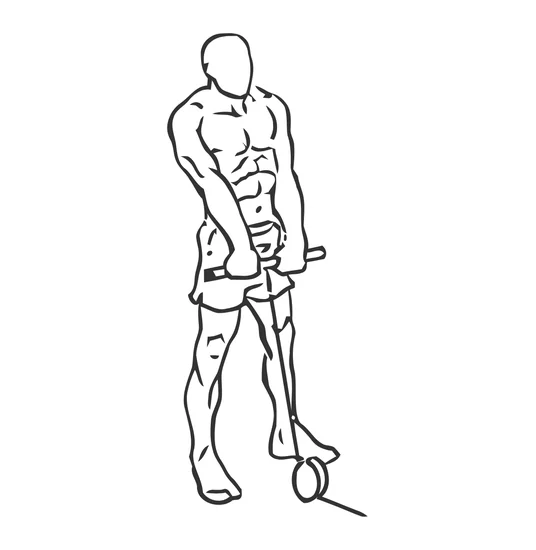
#> input picture apps/web/assets-derived/everkinetic/0009-tension.webp, 536 x 550 px
$ python -i optimize-open-art.py   (imports and definitions only)
#> lines starting #> are read from the running program, lines starting #| are printed output that depends on the picture; after the words box and inside, x2 and y2 are one past the last pixel; in counts of white or black regions, pixels touching at a corner belong together
#> in convert, frame is the input picture: PIL image 536x550 RGB; mean R, G, B 246.7, 246.7, 246.7
"""Gera as ilustrações do Open Exercise Art no mesmo padrão das do Everkinetic: WebP leve, 536x550.

Os SVG originais ficam intactos em assets-third-party/open-exercise-art (ADR 0012). Aqui nasce a adaptação publicada em
/exercise-art/. Cada figura (uma pose só) é recortada pela caixa do desenho, centralizada sobre fundo branco com a
mesma margem das figuras do Everkinetic (6%) e sai em 536x550 como WebP com perda leve, com no máximo 20 KB (a
qualidade desce de 85 até caber). O nome do arquivo ganha o prefixo "oea-".

Enquadramento: a caixa do desenho é sempre levada à mesma área útil do quadro, com a mesma margem e a mesma proporção
das figuras do Everkinetic. O desenho em si não é redesenhado nem retocado.

Uso (a partir de apps/web), com Pillow instalado:
    node scripts/render-open-art.mjs <pasta de apoio>
    python -I scripts/optimize-open-art.py <pasta de apoio>
"""

import sys
from pathlib import Path

from PIL import Image, ImageChops

ROOT = Path(__file__).resolve().parent.parent
TARGET = ROOT / "assets-derived" / "open-exercise-art"
PREFIX = "oea-"

CANVAS = (536, 550)  # a proporção única das figuras (2x de 268x275)
MARGIN = 0.06
QUALITY = 85
MIN_QUALITY = 30
MAX_BYTES = 20_000
INK_THRESHOLD = 24


def ink_box(image: Image.Image) -> tuple[int, int, int, int]:
    """Caixa do desenho (tudo que não é o branco do fundo)."""
    white = Image.new("RGB", image.size, "white")
#> white: PIL image 536x550 RGB; every value is 255
    mask = ImageChops.difference(image, white).convert("L").point(lambda v: 255 if v > INK_THRESHOLD else 0)
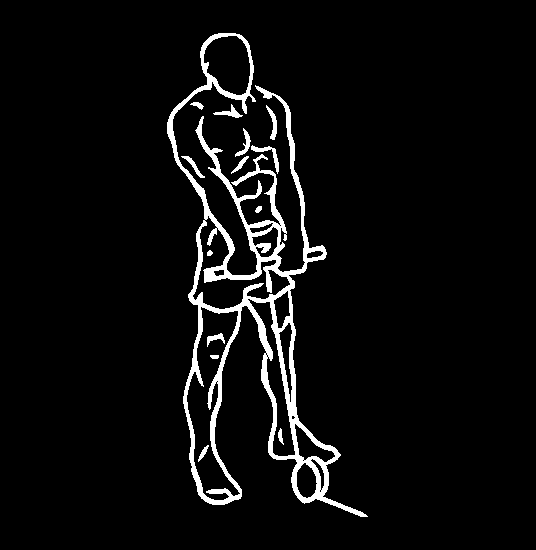
#> mask: PIL image 536x550 L; 4.9% white; 14 white regions, largest, box (x1, y1, x2, y2) and area: (167, 33, 368, 517) 13193, (251, 145, 279, 174) 179, (266, 105, 277, 140) 150
    box = mask.getbbox()
#> box = (167, 33, 368, 517)
    if box is None:
        raise SystemExit("imagem sem desenho")
    return box


def save_light(canvas: Image.Image, out: Path) -> None:
    """Grava o WebP na melhor qualidade que ainda cabe no limite de peso."""
    quality = QUALITY
    while True:
        canvas.save(out, "WEBP", quality=quality, method=6)
        if out.stat().st_size <= MAX_BYTES or quality <= MIN_QUALITY:
            break
        quality -= 5
    if out.stat().st_size > MAX_BYTES:
        raise SystemExit(f"{out.name}: {out.stat().st_size} bytes mesmo na qualidade mínima")
    print(out.name, out.stat().st_size, f"q{quality}")


def convert(source: Path, output: Path) -> None:
    frame = Image.open(source).convert("RGB")
    box = ink_box(frame)
#> box = (167, 33, 368, 517)
    width, height = box[2] - box[0], box[3] - box[1]
#> width = 201; height = 484
    inner = (CANVAS[0] * (1 - 2 * MARGIN), CANVAS[1] * (1 - 2 * MARGIN))
    scale = min(inner[0] / width, inner[1] / height)
#> scale = 1
    size = (round(width * scale), round(height * scale))
#> size = (201, 484)
    offset = ((CANVAS[0] - size[0]) // 2, (CANVAS[1] - size[1]) // 2)
#> offset = (167, 33)
    canvas = Image.new("RGB", CANVAS, "white")
    canvas.paste(frame.crop(box).resize(size, Image.LANCZOS), offset)
    save_light(canvas, output)
#> after the loop in save_light, `while True:`: quality = 85


def main() -> None:
    if len(sys.argv) < 2:
        raise SystemExit("uso: python -I scripts/optimize-open-art.py <pasta com os PNG rasterizados>")
    rendered = Path(sys.argv[1])
    TARGET.mkdir(parents=True, exist_ok=True)
    for source in sorted(rendered.glob("*.png")):
        convert(source, TARGET / f"{PREFIX}{source.stem}.webp")


# [2 lines not run here, left out]

#> (the run stopped early here; a loop or call above may not have finished)

$ run again, on apps/web/assets-derived/open-exercise-art/oea-assisted-pull-up.webp
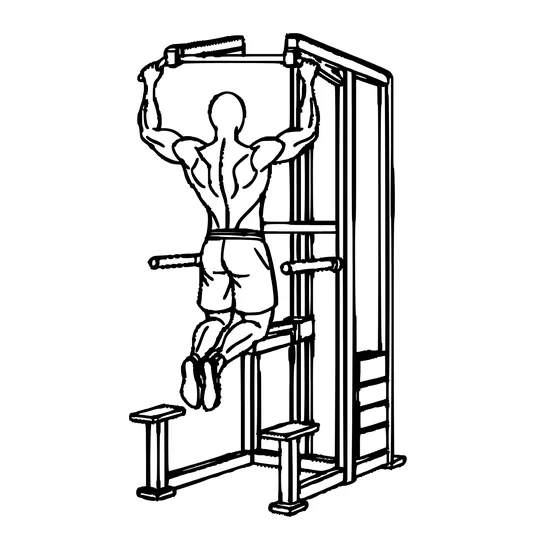
#> input picture apps/web/assets-derived/open-exercise-art/oea-assisted-pull-up.webp, 536 x 550 px
#> in convert, frame is the input picture: PIL image 536x550 RGB; mean R, G, B 224.7, 224.7, 224.7
#> white: PIL image 536x550 RGB; every value is 255
#> in ink_box, `mask = ImageChops.difference(image, white).convert("L").point(lambda v..`:
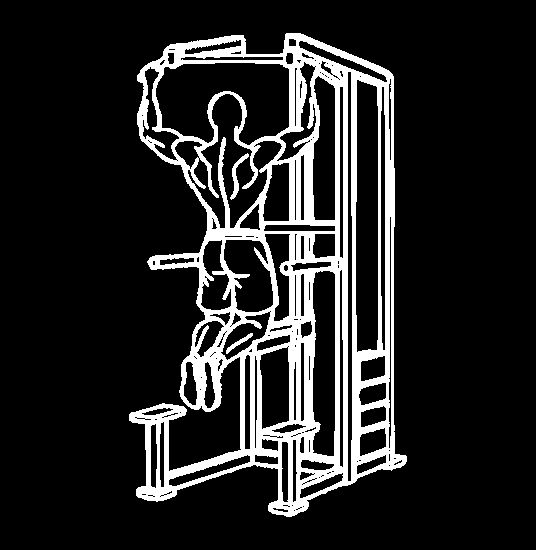
#> mask: PIL image 536x550 L; 14.4% white; 3 white regions, box (x1, y1, x2, y2) and area: (129, 33, 407, 517) 42209, (230, 153, 249, 200) 219, (226, 333, 253, 354) 127
#> in ink_box, `box = mask.getbbox()`: box = (129, 33, 407, 517)
#> width = 278; height = 484
#> scale = 1
#> size = (278, 484)
#> offset = (129, 33)
#> after the loop in save_light, `while True:`: quality = 85

$ run again, on apps/web/assets-derived/open-exercise-art/oea-back-squat.webp
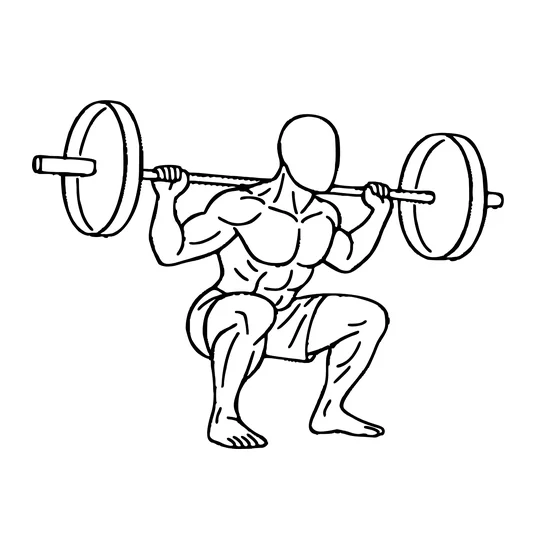
#> input picture apps/web/assets-derived/open-exercise-art/oea-back-squat.webp, 536 x 550 px
#> in convert, frame is the input picture: PIL image 536x550 RGB; mean R, G, B 241, 241, 241
#> white: PIL image 536x550 RGB; every value is 255
#> in ink_box, `mask = ImageChops.difference(image, white).convert("L").point(lambda v..`:
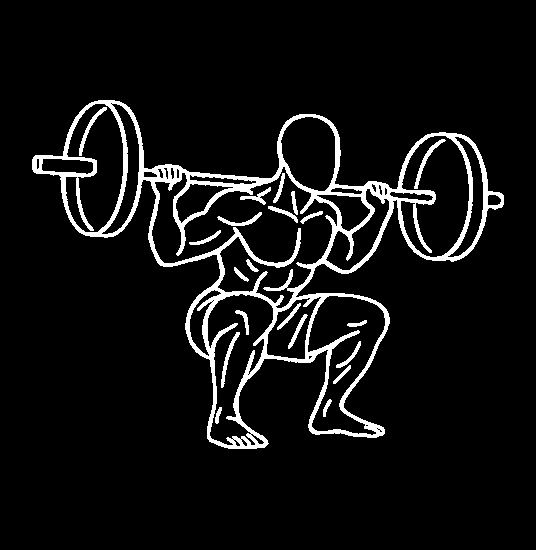
#> mask: PIL image 536x550 L; 6.9% white; 21 white regions, largest, box (x1, y1, x2, y2) and area: (32, 100, 504, 449) 17935, (414, 139, 446, 189) 236, (221, 332, 240, 388) 217
#> in ink_box, `box = mask.getbbox()`: box = (32, 100, 504, 449)
#> width = 472; height = 349
#> scale = 0.999
#> size = (472, 349)
#> offset = (32, 100)
#> after the loop in save_light, `while True:`: quality = 85
